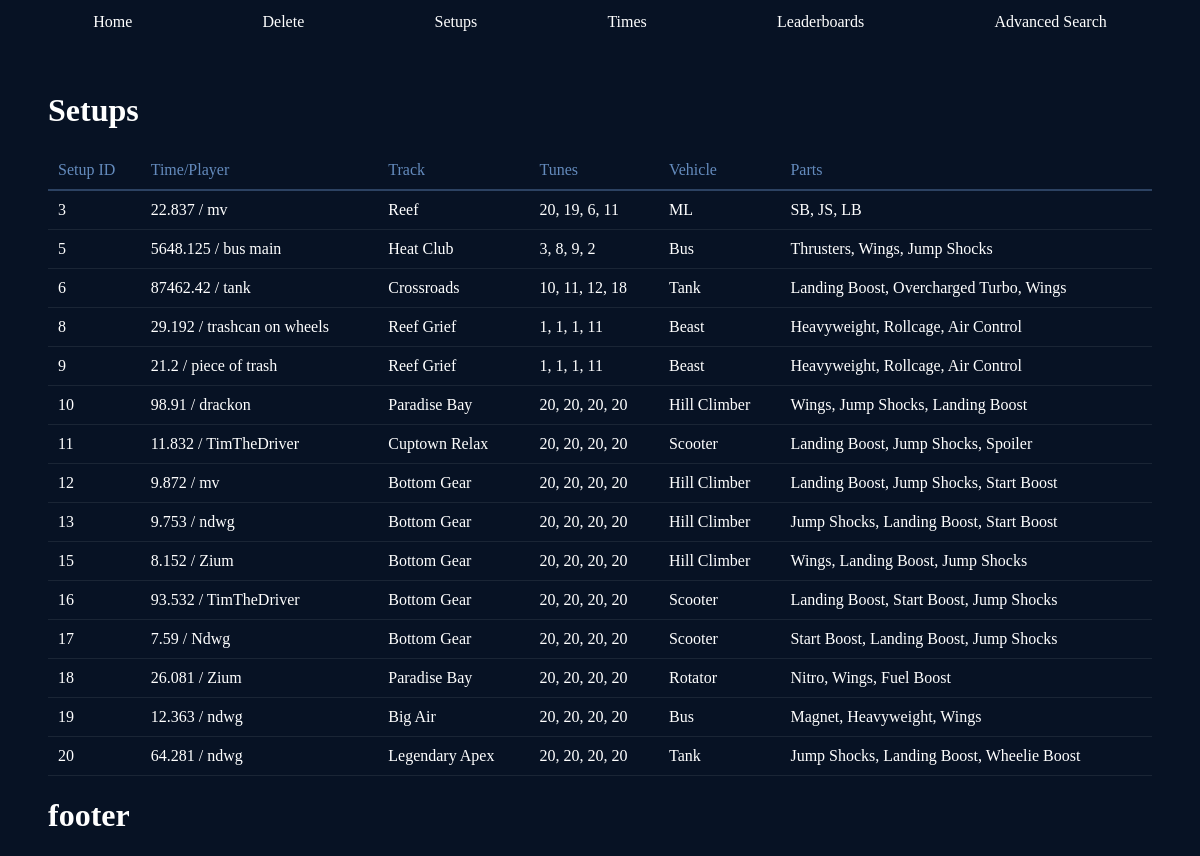
Page /Setups on the earlier database version.
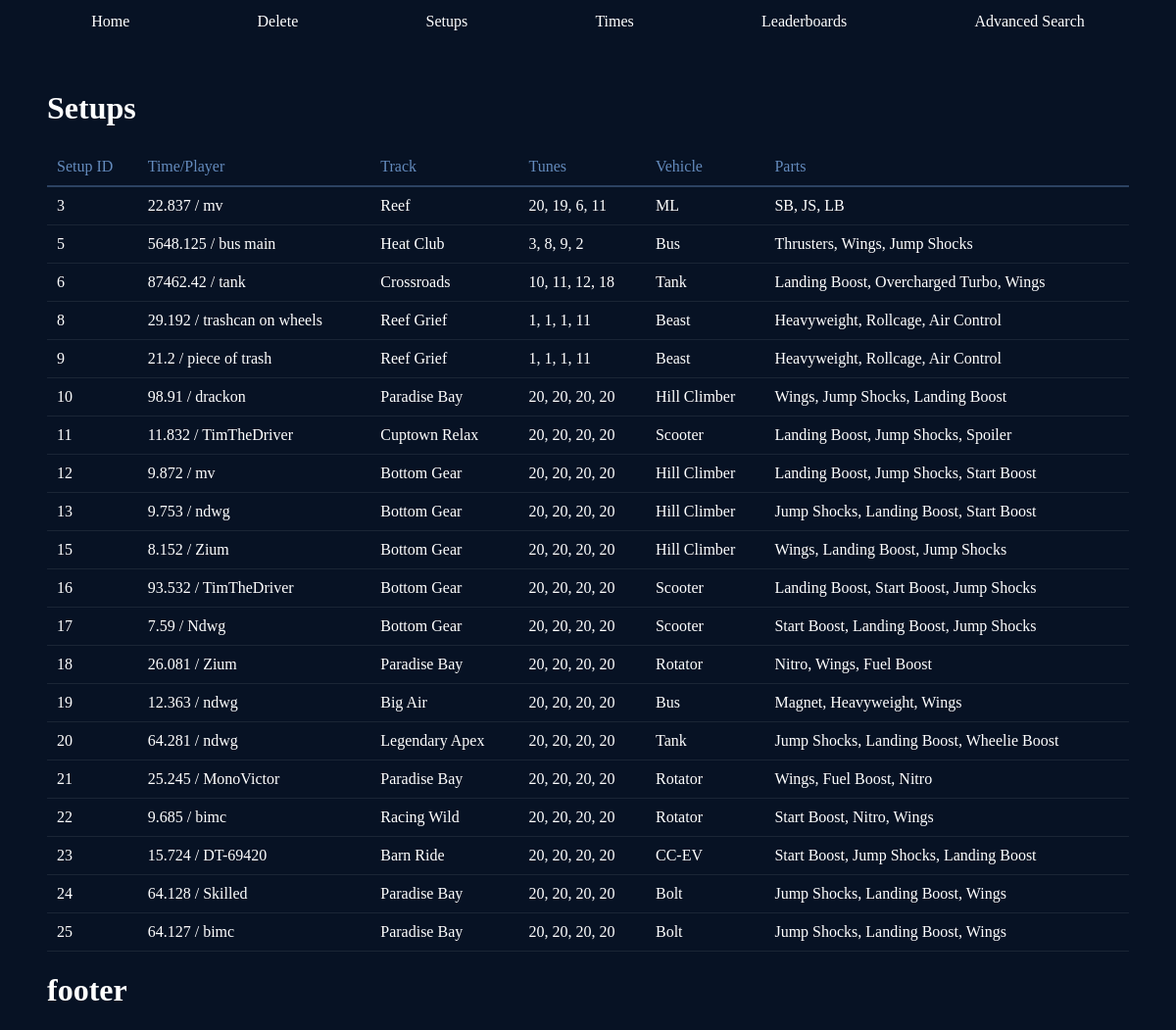
Same page on the later database version.
### app.py (models this page shows)
class Setups(db.Model):
    __tablename__ = "Setups"
    setup_id = db.Column(db.Integer, primary_key=True, autoincrement=True)
    time_id = db.Column(db.Integer, db.ForeignKey("WR_Times.time_id"), nullable=False)
    track_id = db.Column(db.Integer, db.ForeignKey("Tracks.track_id"), nullable=False)
    tune_id = db.Column(db.Integer, db.ForeignKey("Tunes.tune_id"), nullable=False)
    vehicle_id = db.Column(db.Integer, db.ForeignKey("Vehicles.vehicle_id"), nullable=False)
    part_id = db.Column(db.Integer, db.ForeignKey("Part Combinations.part_id"), nullable=False)
    wr_time = db.relationship("WR_Times", back_populates="setups")
    track = db.relationship("Tracks", back_populates="setups")
    tune = db.relationship("Tunes", back_populates="setups")
    vehicle = db.relationship("Vehicles", back_populates="setups")
    parts_combinations = db.relationship("Parts", back_populates="setups")

class WR_Times(db.Model):
    __tablename__ = "WR_Times"
    time_id = db.Column(db.Integer, primary_key=True, autoincrement=True, nullable=False)
    time = db.Column(db.REAL, nullable=False)
    player = db.Column(db.Text, nullable=False)
    setups = db.relationship("Setups", back_populates="wr_time")

class Tracks(db.Model):
    __tablename__ = "Tracks"
    track_id = db.Column(db.Integer, primary_key=True, autoincrement=True, nullable=False, unique=True)
    track_name = db.Column(db.Text, nullable=False)
    setups = db.relationship("Setups", back_populates="track")

class Tunes(db.Model):
    __tablename__ = "Tunes"
    tune_id = db.Column(db.Integer, primary_key=True, autoincrement=True, nullable=False, unique=True)
    tune1 = db.Column(db.Integer, nullable=False)
    tune2 = db.Column(db.Integer, nullable=False)
    tune3 = db.Column(db.Integer, nullable=False)
    tune4 = db.Column(db.Integer, nullable=False)
    setups = db.relationship("Setups", back_populates="tune")

class Vehicles(db.Model):
    __tablename__ = "Vehicles"
    vehicle_id = db.Column(db.Integer, primary_key=True, autoincrement=True, nullable=False, unique=True)
    vehicle_name = db.Column(db.Text, unique=True)
    setups = db.relationship("Setups", back_populates="vehicle")

class Parts(db.Model):
    __tablename__ = "Part Combinations"
    part_id = db.Column(db.Integer, primary_key=True, autoincrement=True, nullable=False, unique=True)
    slot1 = db.Column(db.Text, nullable=False)
    slot2 = db.Column(db.Text, nullable=False)
    slot3 = db.Column(db.Text, nullable=False)
    setups = db.relationship("Setups", back_populates="parts_combinations")

### app.py (the view)
@app.route('/Setups', methods=['GET', 'POST'])
def setups():
    all_setups = Setups.query.all()
    times = WR_Times.query.all()
    tracks = Tracks.query.all()
    tunes = Tunes.query.all()
    vehicles = Vehicles.query.all()
    parts = Parts.query.all()
    return render_template('Setups.html',
                           setups=all_setups,
                           times=times,
                           tracks=tracks,
                           tunes=tunes,
                           vehicles=vehicles,
                           parts=parts)

### templates/Setups.html
{% extends 'layout.html' %}
{% block content %}
<body>
    <div class="results"><h1>Setups</h1>
        <table>
            <thead>
                <tr>
                    <td>Setup ID</td>
                    <td>Time/Player</td>
                    <td>Track</td>
                    <td>Tunes</td>
                    <td>Vehicle</td>
                    <td>Parts</td>
                </tr>
            </thead>
            <tbody>
                {% for setup in setups %}
                <tr>
                    <td>{{setup.setup_id}}</td>
                    <td>{{setup.wr_time.time}} / {{setup.wr_time.player}}</td>
                    <td>{{setup.track.track_name}}</td>
                    <td>{{setup.tune.tune1}}, {{setup.tune.tune2}}, {{setup.tune.tune3}}, {{setup.tune.tune4}}</td>
                    <td>{{setup.vehicle.vehicle_name}}</td>
                    <td>{{setup.parts_combinations.slot1}}, {{setup.parts_combinations.slot2}}, {{setup.parts_combinations.slot3}}</td>
                </tr>
                {% endfor %}
            </tbody>
        </table>
    </div>
</body>
{% endblock %}

Differences in the rows shown:
added Setups: setup_id "21", wr_time.time "25.245", wr_time.player "MonoVictor", track.track_name "Paradise Bay", tune.tune1 "20", tune.tune2 "20", tune.tune3 "20", tune.tune4 "20", vehicle.vehicle_name "Rotator", parts_combinations.slot1 "Wings", parts_combinations.slot2 "Fuel Boost", parts_combinations.slot3 "Nitro"
added Setups: setup_id "22", wr_time.time "9.685", wr_time.player "bimc", track.track_name "Racing Wild", tune.tune1 "20", tune.tune2 "20", tune.tune3 "20", tune.tune4 "20", vehicle.vehicle_name "Rotator", parts_combinations.slot1 "Start Boost", parts_combinations.slot2 "Nitro", parts_combinations.slot3 "Wings"
added Setups: setup_id "23", wr_time.time "15.724", wr_time.player "DT-69420", track.track_name "Barn Ride", tune.tune1 "20", tune.tune2 "20", tune.tune3 "20", tune.tune4 "20", vehicle.vehicle_name "CC-EV", parts_combinations.slot1 "Start Boost", parts_combinations.slot2 "Jump Shocks", parts_combinations.slot3 "Landing Boost"
added Setups: setup_id "24", wr_time.time "64.128", wr_time.player "Skilled", track.track_name "Paradise Bay", tune.tune1 "20", tune.tune2 "20", tune.tune3 "20", tune.tune4 "20", vehicle.vehicle_name "Bolt", parts_combinations.slot1 "Jump Shocks", parts_combinations.slot2 "Landing Boost", parts_combinations.slot3 "Wings"
added Setups: setup_id "25", wr_time.time "64.127", wr_time.player "bimc", track.track_name "Paradise Bay", tune.tune1 "20", tune.tune2 "20", tune.tune3 "20", tune.tune4 "20", vehicle.vehicle_name "Bolt", parts_combinations.slot1 "Jump Shocks", parts_combinations.slot2 "Landing Boost", parts_combinations.slot3 "Wings"
